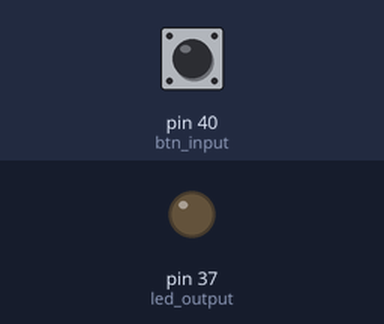
Bench run of a program on a simulated Raspberry Pi (header pin numbers). On the bench: output pins drawn as LEDs (lit = HIGH). Inputs (shaded band) come from the test bench; at power-on: pin 40 (btn_input) LOW. The clock reads 2024-03-15 10:24:30 at power-on unless the program sets it.

Above: at 1.2 s.
1.3 s: pin 40 (btn_input) pulled HIGH for 0.15 s
At 1.37 s:
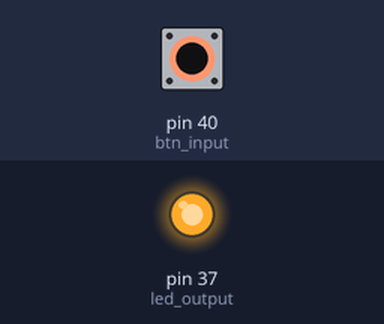
2.9 s: pin 40 (btn_input) pulled HIGH for 3.2 s
At 7.0 s:
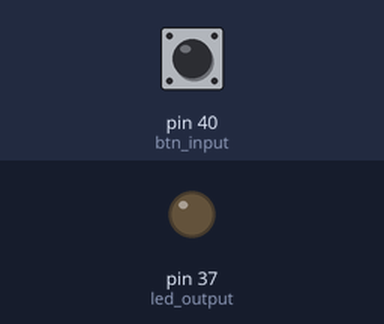
Timing chart, 0 to 8.5 s (numbered marks = the images above; inputs shaded):
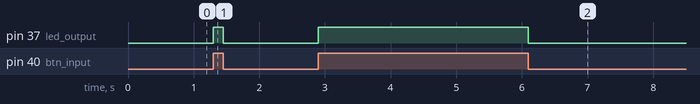

The program:

button_shutdown.py
```python
import os
from time import time
import RPi.GPIO as GPIO


def press(channel):
    shutdown = False
    start_time = time()
    GPIO.output(led_output, True)
    while GPIO.input(channel) == GPIO.HIGH:
        if 10 > time() - start_time > 5:
            GPIO.output(led_output, False)
        if time() - start_time > 10:
            GPIO.output(led_output, True)
            shutdown = True
    GPIO.output(led_output, False)

    if shutdown:
        os.system("shutdown now -h")

GPIO.setmode(GPIO.BOARD)

btn_input = 40
led_output = 37

GPIO.setup(btn_input, GPIO.IN, pull_up_down=GPIO.PUD_DOWN)
GPIO.setup(led_output, GPIO.OUT)

GPIO.add_event_detect(btn_input, GPIO.RISING, callback=press)

try:
    while True:
        pass
except:
    GPIO.cleanup()
```

Measured:
- after the input at 1.3 s, pin 37 (led_output): LOW → HIGH at once, → LOW 0.15 s later
- after the input at 2.9 s, pin 37 (led_output): LOW → HIGH at once, → LOW 3.2 s later
